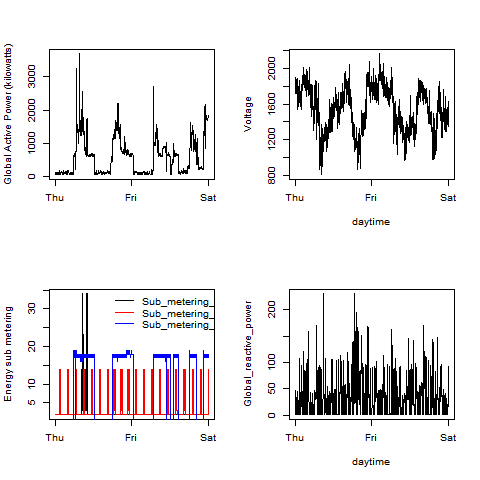

Here is the R script that generated this plot:
p6()
dev.copy(png,file="plot4.png")
dev.off()